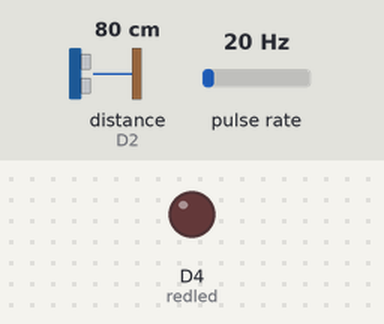
Simulated run of this sketch. Board: ESP8266 (NodeMCU). Parts: output pins drawn as LEDs (lit = HIGH). Wiring (inferred from the names in the program): ultrasonic range finder: trigger D3; echo D2; pulse sensor: data D5. The inputs (shaded band) are chosen by the test bench; at power-on: distance to the obstacle (sensor on D2) 80 cm, pulse rate 20 Hz. The echo pulse lasts 58.3 µs per cm; WiFi joins after 1.5 s; servers stay silent unless stated; pins used as bus, display or sensor lines are not drawn.

Above: at 3.0 s.
3.1 s: distance to the obstacle (sensor on D2) set to 6 cm
5.0 s: distance to the obstacle (sensor on D2) set to 3 cm
At 6.3 s:
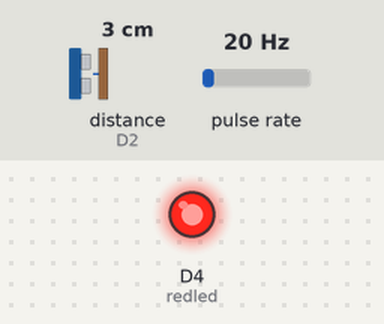
7.3 s: distance to the obstacle (sensor on D2) set to 9 cm
At 9.0 s:
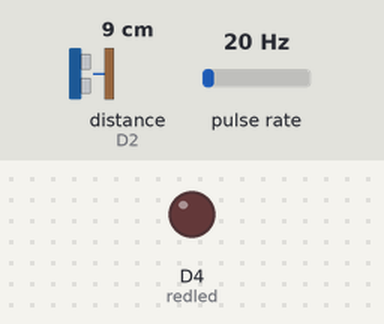
9.3 s: distance to the obstacle (sensor on D2) set to 2 cm
At 10.8 s:
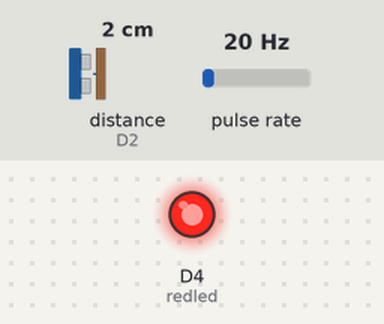
Timing chart, 0 to 12.3 s (numbered marks = the images above; inputs shaded):
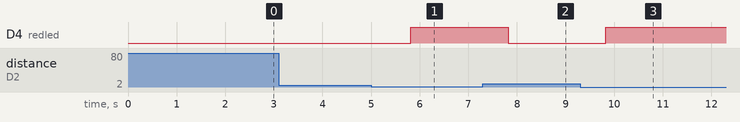

The sketch:

Sensor_Code.ino
```cpp
#define BLYNK_TEMPLATE_ID "TMPL3Zeueh-7F"
#define BLYNK_TEMPLATE_NAME "Smart Sewage Monitoring"
#define BLYNK_AUTH_TOKEN "onkdLqTuan7rDSnssll-4ODADwYAI1uT"
#define BLYNK_PRINT Serial

#include <ESP8266WiFi.h>
#include <BlynkSimpleEsp8266.h>
#include <SoftwareSerial.h>
#include <Blynk.h>

const int trigPin1 = D3;
const int echoPin1 = D2;
#define redled D4

// char auth[] = "aX3Cded2oxBxxxxx9bAVEGt1U";
char ssid[] = "Siddhesh";
char pass[] = "01234567";

int flowPin = D5; // Pin connected to flow sensor
volatile int pulseCount = 0;
float flowRate;
unsigned int flowMilliLitres;
unsigned long totalMilliLitres;
BlynkTimer timer;

void ICACHE_RAM_ATTR pulseCounter()
{
  pulseCount++;
}

void flow()
{
  // Measure the flow rate
  pulseCount = 0;
  attachInterrupt(digitalPinToInterrupt(flowPin), pulseCounter, FALLING);
  delay(1000);
  detachInterrupt(digitalPinToInterrupt(flowPin));
  flowMilliLitres = pulseCount / 7.5;
  totalMilliLitres += flowMilliLitres;
  flowRate = ((float)flowMilliLitres / 1000.0) * 60.0;
  Blynk.virtualWrite(V1, flowRate);
  // Serial.println(flowRate);
}

int duration1, distance1;
void setup() {
  pinMode(trigPin1, OUTPUT);
  pinMode(echoPin1, INPUT);
  pinMode(A0, INPUT);
  digitalWrite(A0, OUTPUT);
  pinMode(redled, OUTPUT);
  digitalWrite(redled, LOW);
  Serial.begin(9600);
  pinMode(flowPin, INPUT);
  attachInterrupt(digitalPinToInterrupt(flowPin), pulseCounter, FALLING);
  timer.setInterval(1000L, flow);
  Blynk.begin(BLYNK_AUTH_TOKEN, ssid, pass);
  // WiFi.begin(ssid, pass);
  // Blynk.config(BLYNK_AUTH_TOKEN);
  // Blynk.connect();
}

void loop() {
  // int float1 = analogRead(A0);
  digitalWrite(trigPin1, LOW);
  delayMicroseconds(2);
  digitalWrite(trigPin1, HIGH);
  delayMicroseconds(10);
  digitalWrite(trigPin1, LOW);
  duration1 = pulseIn(echoPin1, HIGH);
  distance1 = duration1 * 0.034 / 2;
  // Serial.println(float1);
  Blynk.virtualWrite(V1, distance1);
  // Serial.println(distance1);
 if (flowRate > 3) {
    Blynk.virtualWrite(V2, "Blockage Alert!");
    // Serial.println("Blockage Alert");
    digitalWrite(redled, HIGH);

  }
  else if (distance1 <= 3) {
    Blynk.virtualWrite(V2, "Overflow Alert!");
    // Serial.println("Blockage Alert");
    digitalWrite(redled, HIGH);
  }
  else {
    digitalWrite(redled, LOW);
  }
  Blynk.run();
  timer.run();
}
```

Measured:
- the behaviour switches between 5 and 4 cm on distance to the obstacle (sensor on D2) (found by bisection; images 0 and 1)
- after the input at 3.1 s, every drawn part: stays the same
- after the input at 5.0 s, D4 (redled): LOW → HIGH after 0.82 s
- after the input at 7.3 s, D4 (redled): HIGH → LOW after 0.52 s
- after the input at 9.3 s, D4 (redled): LOW → HIGH after 0.53 s
